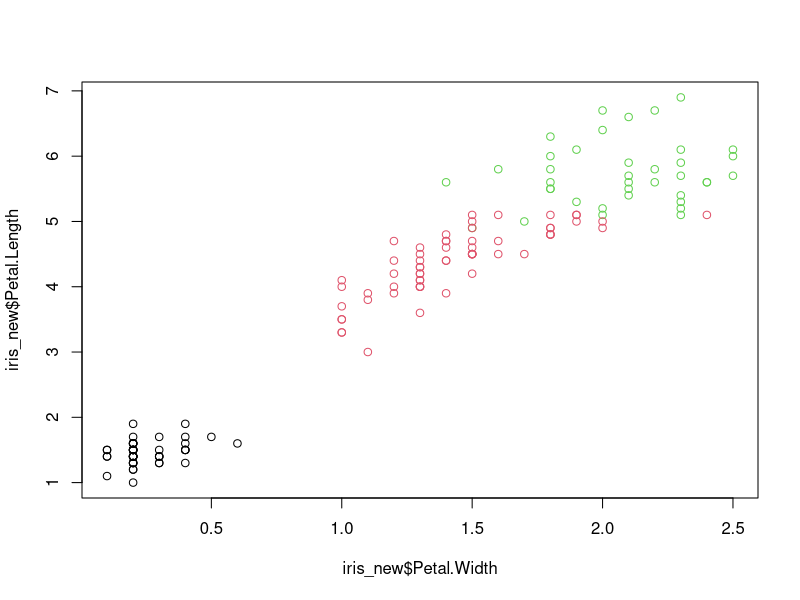
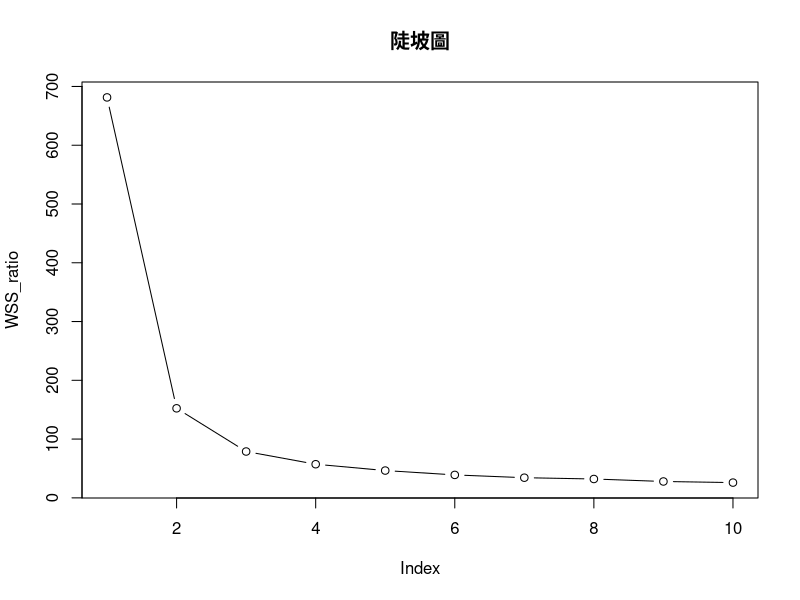

These figures' R source, in order:
iris_new <- iris[,-5]
Cluster_km<-kmeans(iris_new,nstart = 15,centers = 3) #nstart隨機丟太集中最多重算次數；centers群數
#nstart是指重新隨意放k個中心點的次數，一般建議nstart>=10
table(Cluster_km$cluster, iris[, 5]) #觀察分群結果與實際類別的差別

plot(iris_new$Petal.Width,iris_new$Petal.Length,col=Cluster_km$cluster)

#最佳分群數K決定
Cluster_km
WSS_ratio<-rep(NA,times=10)
for (k in 1:length(WSS_ratio)) {
  Cluster_km<- kmeans(iris_new, nstart=15,centers=k)
  WSS_ratio[k] <- Cluster_km$tot.withinss 
}

#畫陡坡圖 
plot(WSS_ratio, type="b", main = "陡坡圖")
